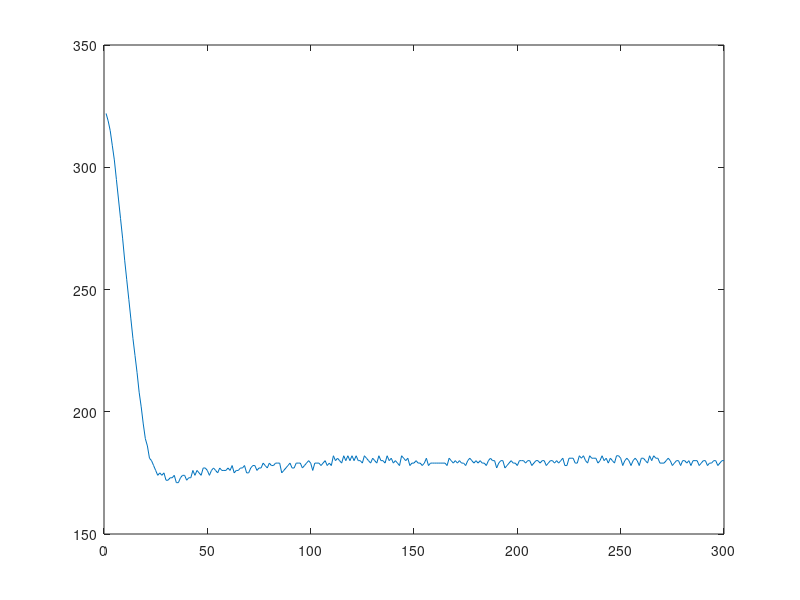

Here is the MATLAB script that generated this plot:
% assumptions: 
% the code assumes that the data has reached steady state. 

% values from response
values = [322.00 319.00 315.00 309.00 303.00 295.00 287.00 279.00 271.00 262.00 254.00 246.00 238.00 230.00 223.00 216.00 208.00 202.00 195.00 189.00 186.00 181.00 180.00 178.00 176.00 174.00 175.00 174.00 175.00 172.00 172.00 173.00 173.00 174.00 171.00 171.00 173.00 174.00 174.00 172.00 173.00 173.00 176.00 174.00 176.00 175.00 174.00 177.00 177.00 176.00 174.00 176.00 177.00 176.00 175.00 177.00 176.00 176.00 176.00 177.00 176.00 178.00 175.00 176.00 176.00 177.00 177.00 178.00 175.00 175.00 177.00 178.00 178.00 176.00 177.00 177.00 179.00 178.00 177.00 179.00 178.00 178.00 179.00 179.00 179.00 175.00 176.00 177.00 178.00 179.00 177.00 177.00 179.00 179.00 179.00 177.00 178.00 179.00 180.00 179.00 176.00 179.00 179.00 179.00 178.00 179.00 180.00 178.00 179.00 178.00 182.00 180.00 181.00 180.00 179.00 182.00 180.00 182.00 180.00 182.00 180.00 182.00 180.00 180.00 179.00 182.00 181.00 180.00 179.00 181.00 180.00 179.00 182.00 180.00 180.00 179.00 182.00 180.00 181.00 179.00 180.00 179.00 178.00 182.00 181.00 180.00 181.00 178.00 179.00 179.00 180.00 179.00 179.00 178.00 179.00 181.00 178.00 179.00 179.00 179.00 179.00 179.00 179.00 179.00 179.00 178.00 181.00 180.00 179.00 180.00 179.00 180.00 179.00 179.00 178.00 180.00 181.00 180.00 179.00 180.00 179.00 180.00 179.00 179.00 178.00 180.00 181.00 180.00 180.00 177.00 179.00 180.00 180.00 177.00 178.00 179.00 180.00 179.00 179.00 178.00 180.00 180.00 180.00 179.00 180.00 180.00 178.00 179.00 180.00 180.00 179.00 180.00 180.00 178.00 179.00 180.00 180.00 179.00 180.00 179.00 180.00 181.00 178.00 178.00 181.00 181.00 181.00 179.00 179.00 182.00 181.00 182.00 180.00 179.00 182.00 181.00 181.00 181.00 179.00 180.00 182.00 180.00 181.00 179.00 181.00 180.00 179.00 182.00 182.00 181.00 178.00 180.00 181.00 180.00 178.00 180.00 181.00 180.00 178.00 181.00 181.00 180.00 179.00 182.00 180.00 182.00 181.00 181.00 179.00 179.00 179.00 180.00 181.00 180.00 178.00 179.00 180.00 180.00 178.00 180.00 180.00 179.00 180.00 178.00 180.00 180.00 180.00 178.00 179.00 180.00 180.00 178.00 179.00 179.00 180.00 180.00 178.00 179.00 180.00 180.00 ];


change_u = 42;


x = 1:1:length(values);

plot(x, values);

% time_constant
time_constant_y_value = values(length(values))+(values(1)-values(length(values)))*0.63;

% find the time where values is closest to time_constant_y_value
prev_value = values(1);
for i = 1:1:length(values)
    if (prev_value > time_constant_y_value && time_constant_y_value > values(i))
        % time_constant_y_value is between last and this value. 
        % set this time i to be the time constant
        time_constant = i;
     
        
    elseif values(i) == time_constant_y_value
        % time_constant_y_value was equal to a value in values
        % we set this time i to be the time constant
        time_constant = i;
    
        
    end
    prev_value = values(i);
end
 

% sets static gain as the last value of values
change_lux = values(length(values)) - values(1);

static_gain = change_lux/change_u;
disp('static_gain:');
disp(static_gain);
disp('time_constant:');
disp(time_constant*1/(16*10^6));

% actual time_constant is 1/hz*time_constant



